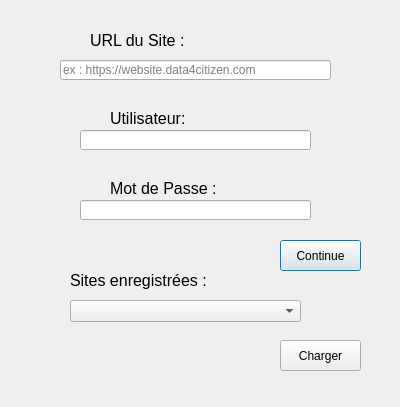
<?xml version="1.0" encoding="UTF-8"?>
<ui version="4.0">
 <class>LoginsWindow</class>
 <widget class="QDialog" name="LoginsWindow">
  <property name="geometry">
   <rect>
    <x>0</x>
    <y>0</y>
    <width>400</width>
    <height>407</height>
   </rect>
  </property>
  <property name="windowTitle">
   <string>Dialog</string>
  </property>
  <widget class="QLabel" name="label_6">
   <property name="geometry">
    <rect>
     <x>110</x>
     <y>180</y>
     <width>111</width>
     <height>16</height>
    </rect>
   </property>
   <property name="font">
    <font>
     <pointsize>12</pointsize>
    </font>
   </property>
   <property name="text">
    <string>Mot de Passe :</string>
   </property>
  </widget>
  <widget class="QLabel" name="label_2">
   <property name="geometry">
    <rect>
     <x>80</x>
     <y>110</y>
     <width>21</width>
     <height>16</height>
    </rect>
   </property>
   <property name="font">
    <font>
     <pointsize>12</pointsize>
    </font>
   </property>
   <property name="pixmap">
    <pixmap>img/usr_icon.png</pixmap>
   </property>
   <property name="scaledContents">
    <bool>true</bool>
   </property>
  </widget>
  <widget class="QLabel" name="label_4">
   <property name="geometry">
    <rect>
     <x>90</x>
     <y>30</y>
     <width>101</width>
     <height>21</height>
    </rect>
   </property>
   <property name="font">
    <font>
     <pointsize>12</pointsize>
    </font>
   </property>
   <property name="text">
    <string>URL du Site :</string>
   </property>
   <property name="scaledContents">
    <bool>false</bool>
   </property>
   <property name="wordWrap">
    <bool>false</bool>
   </property>
  </widget>
  <widget class="QLineEdit" name="password">
   <property name="geometry">
    <rect>
     <x>80</x>
     <y>200</y>
     <width>231</width>
     <height>20</height>
    </rect>
   </property>
   <property name="font">
    <font>
     <family>Arial</family>
    </font>
   </property>
   <property name="autoFillBackground">
    <bool>false</bool>
   </property>
   <property name="echoMode">
    <enum>QLineEdit::Password</enum>
   </property>
  </widget>
  <widget class="QPushButton" name="validLogins">
   <property name="geometry">
    <rect>
     <x>280</x>
     <y>240</y>
     <width>81</width>
     <height>31</height>
    </rect>
   </property>
   <property name="text">
    <string>Continue</string>
   </property>
   <property name="checkable">
    <bool>true</bool>
   </property>
  </widget>
  <widget class="QLineEdit" name="user">
   <property name="geometry">
    <rect>
     <x>80</x>
     <y>130</y>
     <width>231</width>
     <height>20</height>
    </rect>
   </property>
  </widget>
  <widget class="QLabel" name="label_3">
   <property name="geometry">
    <rect>
     <x>80</x>
     <y>180</y>
     <width>21</width>
     <height>16</height>
    </rect>
   </property>
   <property name="font">
    <font>
     <pointsize>12</pointsize>
    </font>
   </property>
   <property name="pixmap">
    <pixmap>img/pwd_icon.png</pixmap>
   </property>
   <property name="scaledContents">
    <bool>true</bool>
   </property>
  </widget>
  <widget class="QLineEdit" name="siteUrl">
   <property name="geometry">
    <rect>
     <x>60</x>
     <y>60</y>
     <width>271</width>
     <height>20</height>
    </rect>
   </property>
   <property name="placeholderText">
    <string>ex : https://website.data4citizen.com</string>
   </property>
  </widget>
  <widget class="QLabel" name="label">
   <property name="geometry">
    <rect>
     <x>60</x>
     <y>30</y>
     <width>21</width>
     <height>21</height>
    </rect>
   </property>
   <property name="text">
    <string/>
   </property>
   <property name="pixmap">
    <pixmap>img/internet_icon.png</pixmap>
   </property>
   <property name="scaledContents">
    <bool>true</bool>
   </property>
  </widget>
  <widget class="QLabel" name="label_5">
   <property name="geometry">
    <rect>
     <x>110</x>
     <y>110</y>
     <width>81</width>
     <height>16</height>
    </rect>
   </property>
   <property name="font">
    <font>
     <pointsize>12</pointsize>
    </font>
   </property>
   <property name="text">
    <string>Utilisateur:</string>
   </property>
  </widget>
  <widget class="QComboBox" name="comboBox">
   <property name="geometry">
    <rect>
     <x>70</x>
     <y>300</y>
     <width>231</width>
     <height>22</height>
    </rect>
   </property>
  </widget>
  <widget class="QLabel" name="label7">
   <property name="geometry">
    <rect>
     <x>70</x>
     <y>270</y>
     <width>141</width>
     <height>20</height>
    </rect>
   </property>
   <property name="font">
    <font>
     <pointsize>12</pointsize>
    </font>
   </property>
   <property name="text">
    <string>Sites enregistrées :</string>
   </property>
  </widget>
  <widget class="QPushButton" name="validLoadedSite">
   <property name="geometry">
    <rect>
     <x>280</x>
     <y>340</y>
     <width>81</width>
     <height>31</height>
    </rect>
   </property>
   <property name="text">
    <string>Charger</string>
   </property>
  </widget>
 </widget>
 <resources/>
 <connections/>
</ui>
